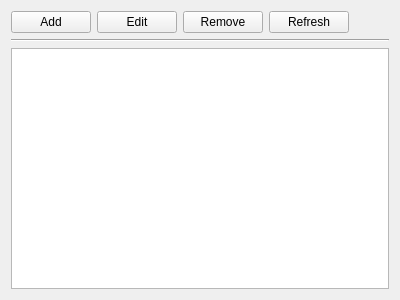
<?xml version="1.0" encoding="UTF-8"?>
<ui version="4.0">
 <class>HkuXueqiuAccountForm</class>
 <widget class="QWidget" name="HkuXueqiuAccountForm">
  <property name="geometry">
   <rect>
    <x>0</x>
    <y>0</y>
    <width>400</width>
    <height>300</height>
   </rect>
  </property>
  <property name="windowTitle">
   <string>Form</string>
  </property>
  <layout class="QFormLayout" name="formLayout">
   <item row="0" column="0" colspan="2">
    <layout class="QVBoxLayout" name="verticalLayout">
     <item>
      <layout class="QHBoxLayout" name="horizontalLayout">
       <item>
        <widget class="QPushButton" name="add_pushButton">
         <property name="text">
          <string>Add</string>
         </property>
        </widget>
       </item>
       <item>
        <widget class="QPushButton" name="edit_pushButton">
         <property name="text">
          <string>Edit</string>
         </property>
        </widget>
       </item>
       <item>
        <widget class="QPushButton" name="remove_pushButton">
         <property name="text">
          <string>Remove</string>
         </property>
        </widget>
       </item>
       <item>
        <widget class="QPushButton" name="refresh_pushButton">
         <property name="text">
          <string>Refresh</string>
         </property>
        </widget>
       </item>
       <item>
        <spacer name="horizontalSpacer">
         <property name="orientation">
          <enum>Qt::Horizontal</enum>
         </property>
         <property name="sizeHint" stdset="0">
          <size>
           <width>40</width>
           <height>20</height>
          </size>
         </property>
        </spacer>
       </item>
      </layout>
     </item>
     <item>
      <widget class="Line" name="line">
       <property name="orientation">
        <enum>Qt::Horizontal</enum>
       </property>
      </widget>
     </item>
     <item>
      <widget class="QTableView" name="tableView">
       <property name="editTriggers">
        <set>QAbstractItemView::NoEditTriggers</set>
       </property>
       <property name="selectionMode">
        <enum>QAbstractItemView::SingleSelection</enum>
       </property>
       <property name="sortingEnabled">
        <bool>true</bool>
       </property>
       <attribute name="horizontalHeaderDefaultSectionSize">
        <number>140</number>
       </attribute>
       <attribute name="horizontalHeaderShowSortIndicator" stdset="0">
        <bool>true</bool>
       </attribute>
       <attribute name="horizontalHeaderStretchLastSection">
        <bool>true</bool>
       </attribute>
      </widget>
     </item>
    </layout>
   </item>
  </layout>
 </widget>
 <resources/>
 <connections/>
</ui>
